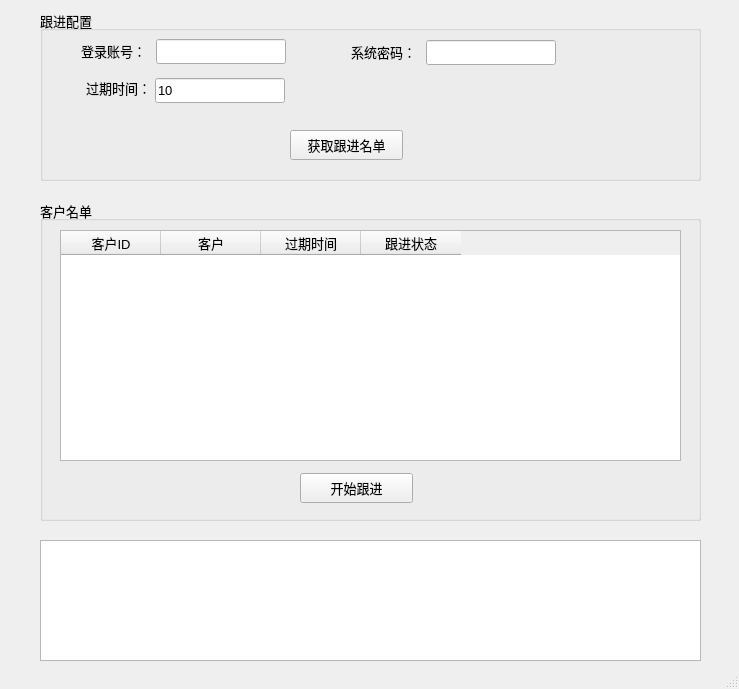
<?xml version="1.0" encoding="UTF-8"?>
<ui version="4.0">
 <class>mainWindow</class>
 <widget class="QMainWindow" name="mainWindow">
  <property name="geometry">
   <rect>
    <x>0</x>
    <y>0</y>
    <width>739</width>
    <height>689</height>
   </rect>
  </property>
  <property name="font">
   <font>
    <pointsize>10</pointsize>
   </font>
  </property>
  <property name="windowTitle">
   <string>自动跟进工具V1.0-广州汇法出品</string>
  </property>
  <widget class="QWidget" name="centralwidget">
   <widget class="QGroupBox" name="groupBox">
    <property name="geometry">
     <rect>
      <x>40</x>
      <y>200</y>
      <width>661</width>
      <height>321</height>
     </rect>
    </property>
    <property name="title">
     <string>客户名单</string>
    </property>
    <widget class="QPushButton" name="startUpload">
     <property name="geometry">
      <rect>
       <x>260</x>
       <y>273</y>
       <width>113</width>
       <height>30</height>
      </rect>
     </property>
     <property name="text">
      <string>开始跟进</string>
     </property>
    </widget>
    <widget class="QTableWidget" name="tableWidget">
     <property name="geometry">
      <rect>
       <x>20</x>
       <y>30</y>
       <width>621</width>
       <height>231</height>
      </rect>
     </property>
     <column>
      <property name="text">
       <string>客户ID</string>
      </property>
     </column>
     <column>
      <property name="text">
       <string>客户</string>
      </property>
     </column>
     <column>
      <property name="text">
       <string>过期时间</string>
      </property>
     </column>
     <column>
      <property name="text">
       <string>跟进状态</string>
      </property>
     </column>
    </widget>
   </widget>
   <widget class="QGroupBox" name="groupBox_2">
    <property name="geometry">
     <rect>
      <x>40</x>
      <y>10</y>
      <width>661</width>
      <height>171</height>
     </rect>
    </property>
    <property name="title">
     <string>跟进配置</string>
    </property>
    <widget class="QLabel" name="label_5">
     <property name="geometry">
      <rect>
       <x>40</x>
       <y>70</y>
       <width>71</width>
       <height>16</height>
      </rect>
     </property>
     <property name="text">
      <string>过期时间：</string>
     </property>
     <property name="alignment">
      <set>Qt::AlignRight|Qt::AlignTrailing|Qt::AlignVCenter</set>
     </property>
    </widget>
    <widget class="QLineEdit" name="limitCount">
     <property name="geometry">
      <rect>
       <x>115</x>
       <y>68</y>
       <width>130</width>
       <height>25</height>
      </rect>
     </property>
     <property name="text">
      <string>10</string>
     </property>
    </widget>
    <widget class="QPushButton" name="startSplitExcel">
     <property name="geometry">
      <rect>
       <x>250</x>
       <y>120</y>
       <width>113</width>
       <height>30</height>
      </rect>
     </property>
     <property name="text">
      <string>获取跟进名单</string>
     </property>
    </widget>
    <widget class="QLineEdit" name="password">
     <property name="geometry">
      <rect>
       <x>386</x>
       <y>30</y>
       <width>130</width>
       <height>25</height>
      </rect>
     </property>
     <property name="text">
      <string/>
     </property>
    </widget>
    <widget class="QLineEdit" name="account">
     <property name="geometry">
      <rect>
       <x>116</x>
       <y>29</y>
       <width>130</width>
       <height>25</height>
      </rect>
     </property>
     <property name="text">
      <string/>
     </property>
    </widget>
    <widget class="QLabel" name="label_7">
     <property name="geometry">
      <rect>
       <x>26</x>
       <y>32</y>
       <width>80</width>
       <height>18</height>
      </rect>
     </property>
     <property name="text">
      <string>登录账号：</string>
     </property>
     <property name="alignment">
      <set>Qt::AlignRight|Qt::AlignTrailing|Qt::AlignVCenter</set>
     </property>
    </widget>
    <widget class="QLabel" name="label_8">
     <property name="geometry">
      <rect>
       <x>296</x>
       <y>33</y>
       <width>80</width>
       <height>18</height>
      </rect>
     </property>
     <property name="text">
      <string>系统密码：</string>
     </property>
     <property name="alignment">
      <set>Qt::AlignRight|Qt::AlignTrailing|Qt::AlignVCenter</set>
     </property>
    </widget>
   </widget>
   <widget class="QPlainTextEdit" name="logShow">
    <property name="geometry">
     <rect>
      <x>40</x>
      <y>540</y>
      <width>661</width>
      <height>121</height>
     </rect>
    </property>
    <property name="readOnly">
     <bool>true</bool>
    </property>
   </widget>
  </widget>
  <widget class="QStatusBar" name="statusbar"/>
 </widget>
 <resources/>
 <connections/>
</ui>
